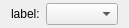
<?xml version="1.0" encoding="UTF-8"?>
<ui version="4.0">
 <class>GridRelatedConditionDimensionComboboxSelectWidget</class>
 <widget class="QWidget" name="GridRelatedConditionDimensionComboboxSelectWidget">
  <property name="geometry">
   <rect>
    <x>0</x>
    <y>0</y>
    <width>119</width>
    <height>26</height>
   </rect>
  </property>
  <property name="windowTitle">
   <string>Form</string>
  </property>
  <layout class="QHBoxLayout" name="horizontalLayout">
   <property name="topMargin">
    <number>3</number>
   </property>
   <property name="bottomMargin">
    <number>3</number>
   </property>
   <item>
    <widget class="QLabel" name="captionLabel">
     <property name="text">
      <string>label:</string>
     </property>
    </widget>
   </item>
   <item>
    <widget class="QComboBox" name="comboBox"/>
   </item>
  </layout>
 </widget>
 <resources/>
 <connections/>
</ui>
